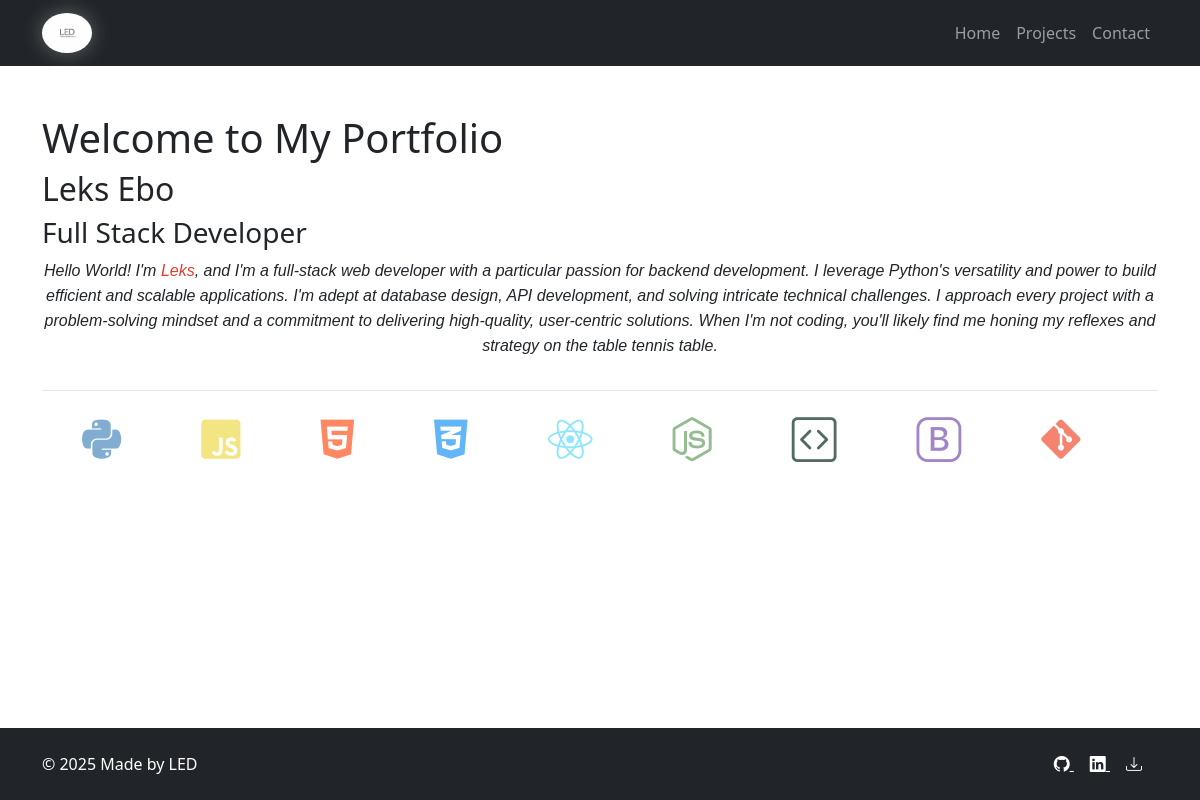
/home/, run on the app's committed database.
### portfolio/models.py (models this page shows, shortened)
class PersonalInfo(models.Model):
    name = models.CharField(max_length=100, verbose_name="Full Name")
    description = HTMLField(verbose_name="Description")
    role = models.CharField(max_length=100, verbose_name="Role")
    class Meta:
        verbose_name = "Personal Information"
        verbose_name_plural = "Personal Information"

### portfolio/views.py (the view)
# urls.py: 2. Add a URL to urlpatterns:  path('', views.home, name='home')
def home(request):
    personal_info = PersonalInfo.objects.first()
    featured_projects = Project.objects.filter(is_featured=True)
    return render(request, 'portfolio/home.html', {
        'personal_info': personal_info,
        'featured_projects': featured_projects
    })

### portfolio/templates/portfolio/home.html (shortened to what this page needs)
{% extends "base.html" %} {% load static %}  {% block content %}
<div class="home-content">
  <h1>Welcome to My Portfolio</h1>
  {% if personal_info %}
  <div class="personal-info">
    <h2>{{ personal_info.name }}</h2>
    <h3>{{ personal_info.role }}</h3>
    <div class="description">{{ personal_info.description|safe }}</div>
  </div>
  {% else %}
  <p>This is the home page of my portfolio.</p>
  {% endif %}
</div>
<div class="banner-container">
  <div class="moving-banner">
    <div class="banner-content">
      <i class="fab fa-python banner-icon" title="Python"></i>
      <i class="fab fa-js-square banner-icon" title="JavaScript"></i>
      <i class="fab fa-html5 banner-icon" title="HTML5"></i>
      <i class="fab fa-css3-alt banner-icon" title="CSS3"></i>
      <i class="fab fa-react banner-icon" title="React"></i>
      <i class="fab fa-node-js banner-icon" title="Node.js"></i>
      <i class="bi bi-code-square banner-icon" title="Django"></i>
      <i class="bi bi-bootstrap banner-icon" title="Bootstrap"></i>
      <i class="fab fa-git-alt banner-icon" title="Git"></i>
    </div>
  </div>
</div>
{% endblock %}

### portfolio/static/portfolio/css/style.css (style rules this page uses)
.banner-container { width: 100%; height: 100px; overflow: hidden; background-color: #ffffff; border-top: 1px solid rgba(0, 0, 0, 0.1); margin-top: auto; margin-bottom: 2rem; position: relative; }
.home-content { margin-bottom: 2rem; }
.moving-banner { position: absolute; width: 100%; height: 100%; display: flex; align-items: center; overflow: hidden; }
.banner-content { display: flex; position: absolute; left: 0; animation: scroll 40s linear infinite; white-space: nowrap; gap: 5rem; padding: 0 2.5rem; width: 200%; }
.banner-icon { font-size: 2.8rem; transition: all 0.4s cubic-bezier(0.4, 0, 0.2, 1); opacity: 0.7; position: relative; }
.fa-python { color: #4b8bbe; }
.fa-js-square { color: #f0db4f; }
.fa-html5 { color: #ff5722; }
.fa-css3-alt { color: #2196f3; }
.fa-react { color: #61dbfb; }
.fa-node-js { color: #68a063; }
.fa-git-alt { color: #f05033; }
.bi-bootstrap { color: #7952b3; display: inline-flex; align-items: center; justify-content: center; vertical-align: middle; }
.bi-code-square { color: #092e20; display: inline-flex; align-items: center; justify-content: center; vertical-align: middle; }
.banner-icon { display: inline-flex; align-items: center; justify-content: center; vertical-align: middle; width: 2.8rem; height: 2.8rem; }
body { background-color: #ffffff; }

### data on the page
PersonalInfo: name "Leks Ebo", role "Full Stack Developer", description "Hello World! I'm Leks , and I'm a full-stack web developer with a particular passion for backend development. I leverage Python's versatility and power to build efficient and scalable applications. I'm adept at database design, API development, and solving intricate technical challenges. I approach every project with a problem-solving mindset and a commitment to delivering high-quality, user-centric solutions. When I'm not coding, you'll likely find me honing my reflexes and strategy on the table tennis table."
